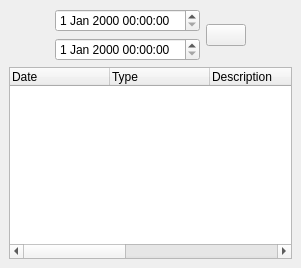
      <widget class="QWidget" name="tab_3" >
       <attribute name="title" >
        <string>Logs</string>
       </attribute>
       <layout class="QGridLayout" >
        <property name="leftMargin" >
         <number>9</number>
        </property>
        <property name="topMargin" >
         <number>9</number>
        </property>
        <property name="rightMargin" >
         <number>9</number>
        </property>
        <property name="bottomMargin" >
         <number>9</number>
        </property>
        <property name="horizontalSpacing" >
         <number>6</number>
        </property>
        <property name="verticalSpacing" >
         <number>6</number>
        </property>
        <item row="0" column="2" >
         <spacer>
          <property name="orientation" >
           <enum>Qt::Horizontal</enum>
          </property>
          <property name="sizeHint" >
           <size>
            <width>40</width>
            <height>20</height>
           </size>
          </property>
         </spacer>
        </item>
        <item row="0" column="0" >
         <spacer>
          <property name="orientation" >
           <enum>Qt::Horizontal</enum>
          </property>
          <property name="sizeHint" >
           <size>
            <width>40</width>
            <height>20</height>
           </size>
          </property>
         </spacer>
        </item>
        <item row="0" column="1" >
         <layout class="QGridLayout" >
          <property name="leftMargin" >
           <number>0</number>
          </property>
          <property name="topMargin" >
           <number>0</number>
          </property>
          <property name="rightMargin" >
           <number>0</number>
          </property>
          <property name="bottomMargin" >
           <number>0</number>
          </property>
          <property name="horizontalSpacing" >
           <number>6</number>
          </property>
          <property name="verticalSpacing" >
           <number>6</number>
          </property>
          <item row="0" column="0" >
           <widget class="QDateTimeEdit" name="logs_dateTimeEdit_1" />
          </item>
          <item rowspan="2" row="0" column="1" >
           <widget class="QPushButton" name="logs_searchButton" >
            <property name="icon" >
             <iconset resource="../data/pykafe.qrc" >:/icons/icons/find.png</iconset>
            </property>
            <property name="iconSize" >
             <size>
              <width>64</width>
              <height>64</height>
             </size>
            </property>
           </widget>
          </item>
          <item row="1" column="0" >
           <widget class="QDateTimeEdit" name="logs_dateTimeEdit_2" />
          </item>
         </layout>
        </item>
        <item row="1" column="0" colspan="3" >
         <widget class="QTreeWidget" name="logs_treeWidget" >
          <column>
           <property name="text" >
            <string>Date</string>
           </property>
          </column>
          <column>
           <property name="text" >
            <string>Type</string>
           </property>
          </column>
          <column>
           <property name="text" >
            <string>Description</string>
           </property>
          </column>
          <column>
           <property name="text" >
            <string>Cashier</string>
           </property>
          </column>
          <column>
           <property name="text" >
            <string>Computer</string>
           </property>
          </column>
          <column>
           <property name="text" >
            <string>Member</string>
           </property>
          </column>
          <column>
           <property name="text" >
            <string>Income</string>
           </property>
          </column>
         </widget>
        </item>
       </layout>
      </widget>
